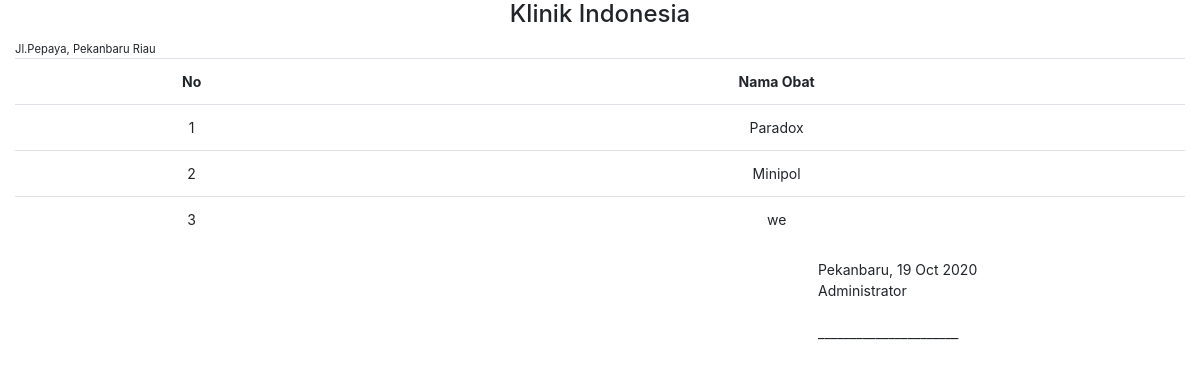
The app's page /index.php/admin/obat/laporan with its own data.
### tables this page shows
CREATE TABLE `obat` (
  `id_obat` int(11) NOT NULL,
  `nama_obat` varchar(80) NOT NULL
);

### application/controllers/admin/Obat.php (called while the page is built, shortened)
<?php
class Obat extends CI_Controller {
	public function __construct()
	{
		$this->load->model('Obat_m');
		$this->load->library('form_validation');
	}
	public function laporan()
	{
		$data['title'] = 'Laporan Obat';
		$data['obat'] = $this->Obat_m->get('obat')->result_array();
		$this->load->view('layout/header', $data);
		$this->load->view('admin/laporan/laporan_obat');
		$this->load->view('layout/footer');
	}
}

### index.php (called while the page is built, shortened)
<?php
require_once BASEPATH.'core/CodeIgniter.php';

### application/models/Obat_m.php (called while the page is built, shortened)
<?php
class Obat_m extends CI_Model {
	public function get($table)
	{
		return $this->db->get($table);
	}
}

### application/views/admin/laporan/laporan_obat.php (the view, shortened to what this page needs)
<div class="container-fluid">
	<h4 class="text-center">Klinik Indonesia</h4>
	<small class="text-center">Jl.Pepaya, Pekanbaru Riau</small>
	<div class="row">
		<div class="col-md">
			<table class="table text-center">
				<tr>
					<th>No</th>
					<th>Nama Obat</th>
				</tr>
				<?php $no = 1; foreach($obat as $d) : ?>
					<tr>
						<td><?= $no++; ?></td>
						<td><?= $d['nama_obat']; ?></td>
					</tr>
				<?php endforeach; ?>
			</table>
		</div>
	</div>
	<div class="row">
		<div class="col-md-4 offset-md-8">
			<table>
				<tr>
					<td></td>
					<td>
						<?php $tgl = date_create(date('d-m-Y')); ?>
						<p>Pekanbaru, <?= date_format($tgl, 'd M Y'); ?>
							<br>
							Administrator <br><br>
							______________________
						</p>
					</td>
				</tr>
			</table>
		</div>
	</div>
</div>

### assets/css/dashboard.css (style rules this page uses)
body { font-size: .875rem; }

### records on screen
obat: nama_obat "Paradox"
obat: nama_obat "Minipol"
obat: nama_obat "we"

### other values on screen
date_format($tgl, 'd M Y') "19 Oct 2020"
